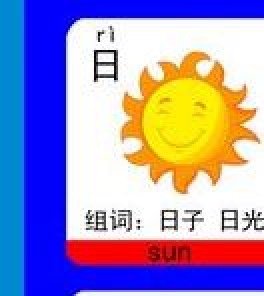
#> input picture KidsSafeDesktop/AssetsSrc/cells5/r0c0.jpg, 132 x 148 px (shown 2 times larger); its folder holds 4 pictures in this run
$ python matte_batch.py
#> lines starting #> are read from the running program, lines starting #| are printed output that depends on the picture
import subprocess, json, os, glob, shutil
from PIL import Image

SKILL = r"D:/Program Files/WorkBuddy/resources/app.asar.unpacked/resources/plugins/workbuddy-builtin/skills/buddy-image-processing/scripts/buddy-image-processing.py"
TOKEN = "ck_t_g2uyzne27xmo.r74fDiURxb5DxMSglGWc0A"
HERE = os.path.dirname(os.path.abspath(__file__))

# (cell file, word, filename, x0,x1,y0,y1 fractions) -- tight to illustration, excludes character/pinyin/text
tiles = [
 ('r0c0','太阳','sun',0.42,0.97,0.16,0.72),
 ('r0c1','月亮','moon',0.32,0.88,0.16,0.55),
 ('r0c3','火','fire',0.30,0.97,0.16,0.72),
 ('r0c4','山','mountain',0.32,0.97,0.22,0.72),
 ('r2c0','手','hand',0.42,0.97,0.12,0.72),
 ('r2c2','耳','ear',0.42,0.97,0.12,0.72),
 ('r2c3','目','eye',0.38,0.82,0.33,0.82),
 ('r3c2','门','door',0.42,0.88,0.12,0.72),
 ('r4c4','车','car',0.10,0.97,0.10,0.45),
 ('r5c0','鞋','shoe',0.14,0.95,0.16,0.58),
 ('r5c1','帽','hat',0.40,0.97,0.10,0.55),
 ('r4c1','杯','cup',0.40,0.97,0.12,0.72),
]
W,H=132,148
os.makedirs('inputs',exist_ok=True); os.makedirs('outputs',exist_ok=True)
ok=fail=0
for cell,word,fn,bx0,bx1,by0,by1 in tiles:
    im=Image.open(f'cells5/{cell}.jpg').convert('RGB')
#> im is the input picture: PIL image 132x148 RGB; mean R, G, B 153.4, 142.6, 189.3
    crop=im.crop((int(bx0*W),int(by0*H),int(bx1*W),int(by1*H)))
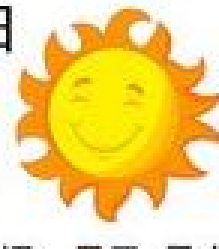
#> crop: PIL image 73x83 RGB (shown 3 times larger); mean R, G, B 244.1, 215.8, 130.2
    inp=os.path.join(HERE,'inputs',fn+'.png'); crop.save(inp)
    out=os.path.join(HERE,'outputs',fn+'.png')
    cmd=["python3",SKILL,"image-edit","--operation","matting","--image-file",inp,"--token",TOKEN]
    try:
        res=subprocess.run(cmd,capture_output=True,text=True,timeout=600)
        t=res.stdout; s=t.find("{"); e=t.rfind("}")
        if s==-1 or e==-1:
            print("NOJSON",fn); fail+=1; continue
        data=json.loads(t[s:e+1])
        if data.get("status")!="completed" or not data.get("result_files"):
            print("BAD",fn,data.get("status")); fail+=1; continue
        shutil.copy(data["result_files"][0]["path"],out)
        print("OK",fn,word,os.path.getsize(out)); ok+=1
    except Exception as ex:
        print("ERR",fn,repr(ex)); fail+=1
#> pass 2 of the loop `for cell,word,fn,bx0,bx1,by0,by1 in tiles:`:
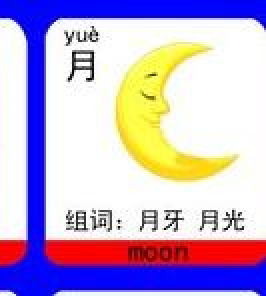
#> input picture KidsSafeDesktop/AssetsSrc/cells5/r0c1.jpg, 133 x 148 px (shown 2 times larger)
#> im is the input picture: PIL image 133x148 RGB; mean R, G, B 192, 173.9, 208.4
#> `crop=im.crop((int(bx0*W),int(by0*H),int(bx1*W),int(by1*H)))`:
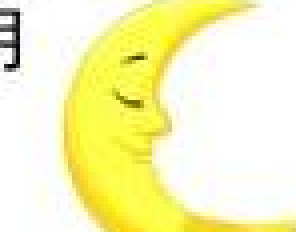
#> crop: PIL image 74x58 RGB (shown 4 times larger); mean R, G, B 248.9, 246.8, 187.2
#> pass 3 of the loop `for cell,word,fn,bx0,bx1,by0,by1 in tiles:`:
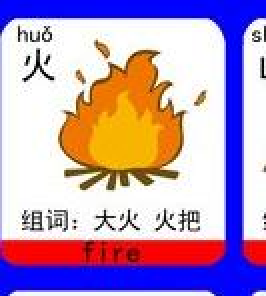
#> input picture KidsSafeDesktop/AssetsSrc/cells5/r0c3.jpg, 133 x 148 px (shown 2 times larger)
#> im is the input picture: PIL image 133x148 RGB; mean R, G, B 184.4, 155.5, 188.3
#> `crop=im.crop((int(bx0*W),int(by0*H),int(bx1*W),int(by1*H)))`:
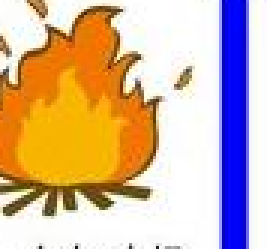
#> crop: PIL image 89x83 RGB (shown 3 times larger); mean R, G, B 210.7, 181.6, 159
#> (the run stopped early here; a loop or call above may not have finished)
